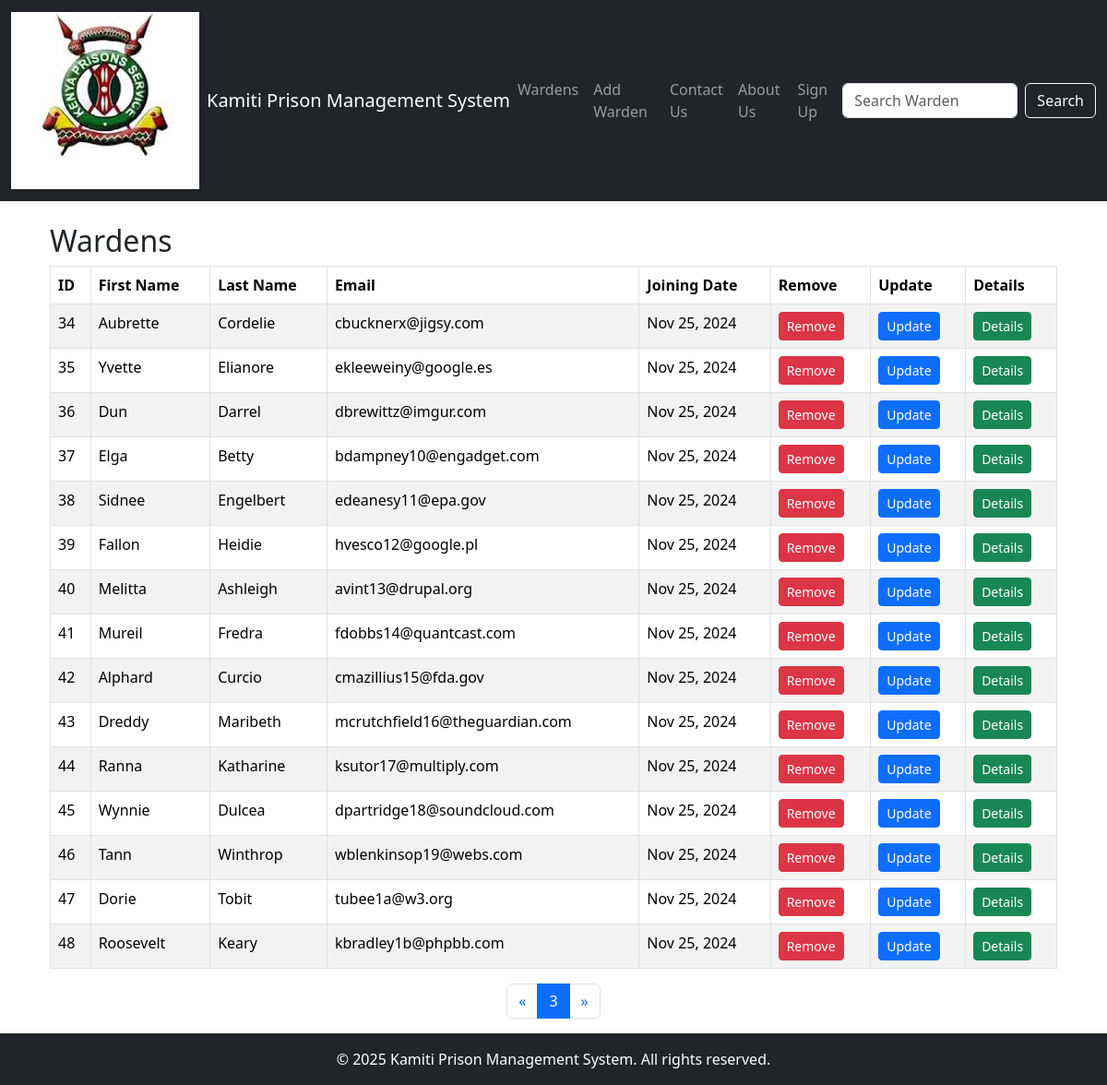
/?page=3 (signed in), run on the app's committed database.
### prison/models.py (models this page shows, shortened)
class Warden(models.Model):
    FirstName = models.CharField(max_length=30)
    LastName = models.CharField(max_length=30)
    Email = models.EmailField(unique=True)
    Age = models.PositiveSmallIntegerField(default=0)
    Gender = models.CharField(max_length=10)
    Weight = models.PositiveIntegerField(default=0)
    ServiceNumber = models.PositiveIntegerField(default=0)
    ProfilePicture = models.ImageField(upload_to=generate_unique_name, null=True)
    created_at = models.DateTimeField(auto_now_add=True)
    updated_at = models.DateTimeField(auto_now=True)
    class Meta:
        db_table = 'Wardens'

### prison/views.py (the view)
# urls.py: path('',views.Wardens,name='Wardens'),
@login_required
def Wardens(request):
    data = Warden.objects.all()
    data = Warden.objects.all().order_by('id').values()  # ORM select * from customers
    paginator = Paginator(data, 15)
    page = request.GET.get('page', 1)
    try:
        paginated_data = paginator.page(page)
    except  EmptyPage:
        paginated_data = paginator.page(1)
    return render(request, "Wardens.html", {"data": paginated_data})

### templates/Wardens.html (shortened to what this page needs)
{% extends 'Master.html' %}
{% load static %}
{% block content %}
<div class="container">
    <h2 class="">Wardens</h2>
    <table class="table table-striped table-bordered">
        <thead class="thead-dark">
            <tr>
                <th>ID</th>
                <th>First Name</th>
                <th>Last Name</th>
                <th>Email</th>
                <th>Joining Date</th>
                <th>Remove</th>
                <th>Update</th>
                <th>Details</th>
            </tr>
        </thead>
        <tbody>
            {% for warden in data.object_list %}
                <tr>
                    <td>{{ warden.id }}</td>
                    <td>{{ warden.FirstName }}</td>
                    <td>{{ warden.LastName }}</td>
                    <td>{{ warden.Email }}</td>
                    <td>{{ warden.created_at|date:"M d, Y" }}</td>
                    <td>
                        <a class="btn btn-danger btn-sm" href="{% url 'DeleteWarden' warden.id %}">Remove</a>
                    </td>
                    <td>
                        <a class="btn btn-primary btn-sm" href="{% url 'UpdateWarden' warden.id %}">Update</a>
                    </td>
                    <td>
                        <a class="btn btn-success btn-sm" href="{% url 'WardenDetails' warden.id %}">Details</a>
                    </td>
                </tr>
            {% empty %}
                <tr>
                    <td colspan="8" class="text-center">No Wardens in this prison</td>
                </tr>
            {% endfor %}
        </tbody>
    </table>
    <div class="d-flex justify-content-center">
        <nav aria-label="Page navigation">
            <ul class="pagination">
                {% if data.has_previous %}
                    <li class="page-item">
                        <a class="page-link" href="?page={{ data.previous_page_number }}" aria-label="Previous">
                            <span aria-hidden="true">&laquo;</span>
                        </a>
                    </li>
                {% endif %}
                <li class="page-item active">
                    <span class="page-link">{{ data.number }}</span>
                </li>
                {% if data.has_next %}
                    <li class="page-item">
                        <a class="page-link" href="?page={{ data.next_page_number }}" aria-label="Next">
                            <span aria-hidden="true">&raquo;</span>
                        </a>
                    </li>
                {% endif %}
            </ul>
        </nav>
    </div>
</div>
{% endblock %}

### data on the page
Warden: id "34", FirstName "Aubrette", LastName "Cordelie", Email "cbucknerx@jigsy.com", created_at "Nov 25, 2024"
Warden: id "35", FirstName "Yvette", LastName "Elianore", Email "ekleeweiny@google.es", created_at "Nov 25, 2024"
Warden: id "36", FirstName "Dun", LastName "Darrel", Email "dbrewittz@imgur.com", created_at "Nov 25, 2024"
Warden: id "37", FirstName "Elga", LastName "Betty", Email "bdampney10@engadget.com", created_at "Nov 25, 2024"
Warden: id "38", FirstName "Sidnee", LastName "Engelbert", Email "edeanesy11@epa.gov", created_at "Nov 25, 2024"
Warden: id "39", FirstName "Fallon", LastName "Heidie", Email "hvesco12@google.pl", created_at "Nov 25, 2024"
Warden: id "40", FirstName "Melitta", LastName "Ashleigh", Email "avint13@drupal.org", created_at "Nov 25, 2024"
Warden: id "41", FirstName "Mureil", LastName "Fredra", Email "fdobbs14@quantcast.com", created_at "Nov 25, 2024"
Warden: id "42", FirstName "Alphard", LastName "Curcio", Email "cmazillius15@fda.gov", created_at "Nov 25, 2024"
Warden: id "43", FirstName "Dreddy", LastName "Maribeth", Email "mcrutchfield16@theguardian.com", created_at "Nov 25, 2024"
Warden: id "44", FirstName "Ranna", LastName "Katharine", Email "ksutor17@multiply.com", created_at "Nov 25, 2024"
Warden: id "45", FirstName "Wynnie", LastName "Dulcea", Email "dpartridge18@soundcloud.com", created_at "Nov 25, 2024"
Warden: id "46", FirstName "Tann", LastName "Winthrop", Email "wblenkinsop19@webs.com", created_at "Nov 25, 2024"
Warden: id "47", FirstName "Dorie", LastName "Tobit", Email "tubee1a@w3.org", created_at "Nov 25, 2024"
Warden: id "48", FirstName "Roosevelt", LastName "Keary", Email "kbradley1b@phpbb.com", created_at "Nov 25, 2024"

### other printed values
{{ data.number }} "3"
